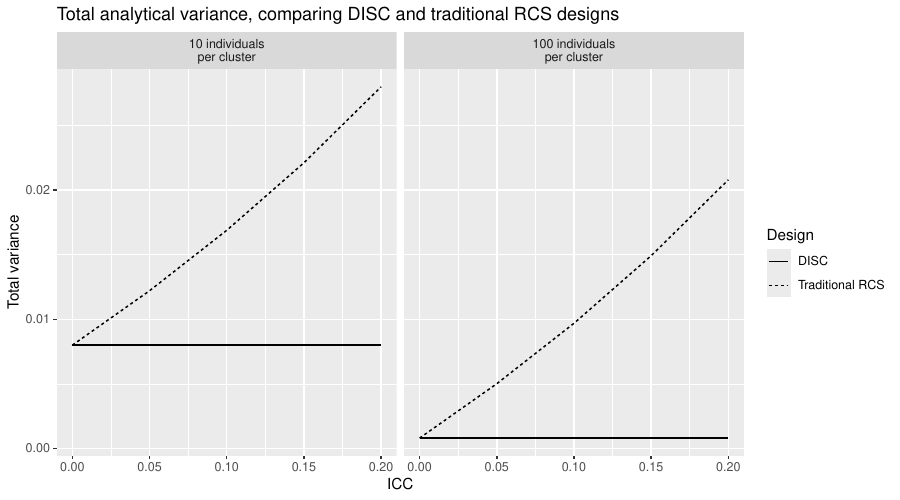

Write the R code that produced this figure.
# 1. load simulation results and packages, create helper functions ####

library(SimEngine)

load("simulation_results.RData")

# get SD from ICC 
get_sd <- function(icc) {
  
  sd <- sqrt(icc/(1-icc))
  return(sd)
  
}

# 2. create analytical dataset ####

# varying m, assuming 100 clusters
m <- c(10, 100)
icc <- sim$levels$icc

analytical_disc_varying_m <- expand.grid(m = m, icc = icc) %>% 
  mutate(var = 8/(m*100),
         method = 'Analytical',
         design = 'DISC')

analytical_rcs_varying_m <- expand.grid(m = m, icc = icc) %>% 
  mutate(var = 8*(m*(get_sd(icc)^2) + 1)/(m*100),
         method = 'Analytical',
         design = 'Traditional RCS')

# 3. create figure to compare designs for analytical calculations across different ICC values ####
custom_labels <- c("10" = "10 individuals\nper cluster", "100" = "100 individuals\nper cluster")
(analytical_varying_m <- analytical_disc_varying_m %>% 
    rbind(analytical_rcs_varying_m) %>% 
    ggplot(aes(icc, var, linetype = design)) +
    geom_line() +
    facet_wrap(~ m, labeller = as_labeller(custom_labels)) + 
    xlab('ICC') +
    ylab('Total variance') + 
    labs(title = str_wrap('Total analytical variance, comparing DISC and traditional RCS designs', 60),
         linetype = 'Design') 
)

# 4. save ####
ggsave("analytical_variance_figure.pdf")
